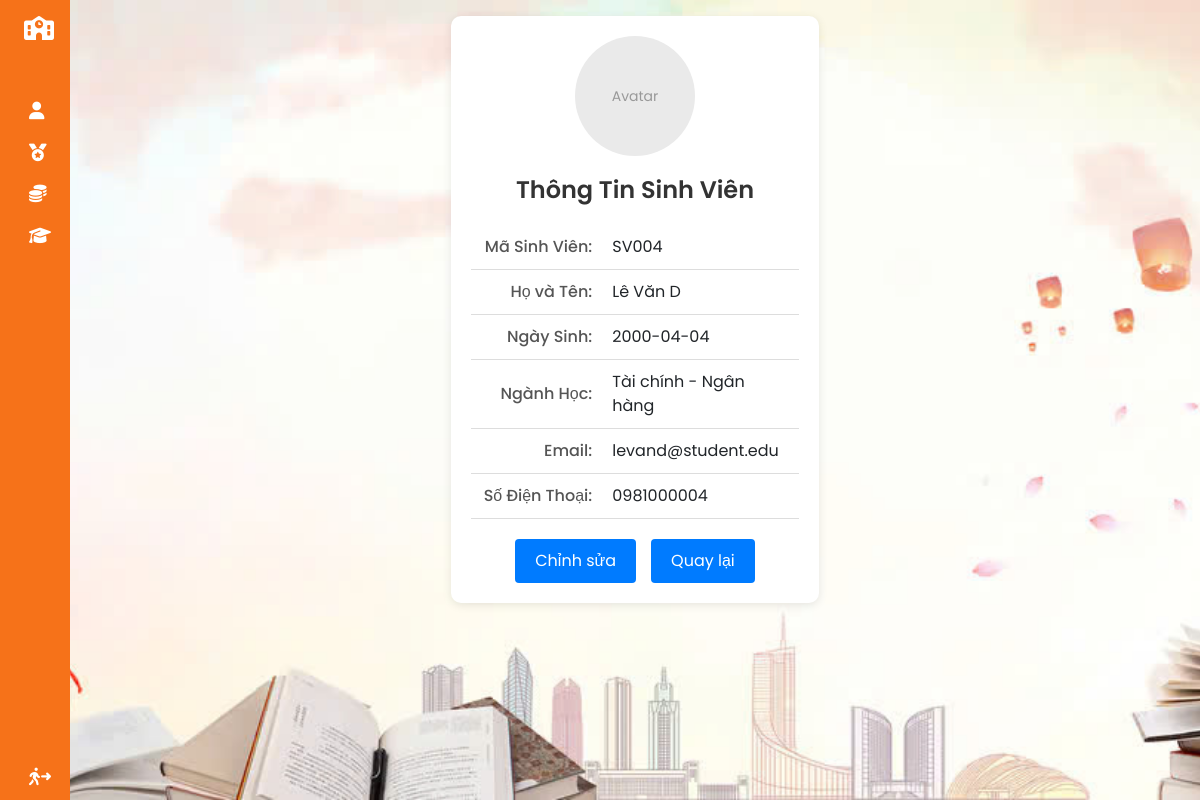
The page /ThongTinSinhVien (signed in) on the database its author committed.
### tables this page shows
CREATE TABLE `sinh_vien` (
  `ma_sinh_vien` varchar(10) NOT NULL,
  `ma_khoa` int(11) NOT NULL,
  `ma_nganh` int(11) NOT NULL,
  `ho_ten` varchar(50) NOT NULL,
  `ngay_sinh` date NOT NULL,
  `gioi_tinh` varchar(10) DEFAULT NULL,
  `que_quan` varchar(100) DEFAULT NULL,
  `email` varchar(50) NOT NULL,
  `so_dien_thoai` varchar(15) DEFAULT NULL,
  `khoa_hoc` int(11) NOT NULL
);

CREATE TABLE `nganh` (
  `ma_nganh` int(11) NOT NULL,
  `ten_nganh` varchar(100) NOT NULL,
  `ma_khoa` int(11) NOT NULL,
  `thoi_gian_dao_tao` float DEFAULT NULL,
  `bac_dao_tao` varchar(50) DEFAULT NULL
);

### MVC/Core/controller.php (called while the page is built, shortened)
<?php
class controller{
    public function model($model){
        return new $model;
    }
    public function view($view,$data=[]){
        include_once './MVC/Views/'.$view.'.php';
    }
}
?>

### MVC/Controllers/ThongTinSinhVien.php (called while the page is built, shortened)
<?php
class ThongTinSinhVien extends controller {
    private $dssv1;
    public function __construct() {
        $this->dssv1 = $this->model('ThongTinSinhVien_m');
    }
    public function Get_data() {
        $maSV=$_SESSION['ma_tai_khoan'];
        $result = $this->dssv1->get_sinhvien_by_msv($maSV);
        $dulieu = mysqli_fetch_assoc($result);
        $this->view('Masterlayout', [
            'page' => 'ThongTinSinhVien_v',
            'dulieu' => $dulieu
        ]);
    }
}
?>

### MVC/Core/app.php (called while the page is built, shortened)
<?php
class app{
    protected $action='Get_data';
    function __construct()
    {
       $arr=$this->processURL();
      if($arr!=null){
        if(file_exists('./MVC/Controllers/'.$arr[0].'.php')){
            unset($arr[0]);
        }
      }
      $this->controller=new $this->controller;
      $this->param=$arr?array_values($arr):[];
      call_user_func_array([$this->controller,$this->action],$this->param);
    }
    function processURL(){
        if(isset($_GET['url'])){
         return explode('/', filter_var( trim($_GET['url']),FILTER_DEFAULT));
        }
    }
}
?>

### index.php (called while the page is built, shortened)
<?php
 $myapp =new app();
?>

### MVC/Core/connectDB.php (called while the page is built, shortened)
<?php
class connectDB {
    function __construct()
    {
       $this->con=mysqli_connect('localhost','root','','qlhssv') ;
    }
}
?>

### MVC/Models/ThongTinSinhVien_m.php (called while the page is built, shortened)
<?php
class ThongTinSinhVien_m extends connectDB {
    public function get_sinhvien_by_msv($maSV) {
        $sql = "SELECT sv.ma_sinh_vien, sv.ho_ten, sv.ngay_sinh, sv.email, sv.so_dien_thoai, ng.ten_nganh
                FROM sinh_vien sv
                INNER JOIN nganh ng ON sv.ma_nganh = ng.ma_nganh
                WHERE sv.ma_sinh_vien = '$maSV'";
        return mysqli_query($this->con, $sql);
    }
}
?>

### MVC/Views/Pages/ThongTinSinhVien_v.php (the view, shortened to what this page needs)
<!DOCTYPE html>
<html lang="vi">
<head>
</head>
<body>
<div class="container">
    <div class="avatar">Avatar</div>
    <h1>Thông Tin Sinh Viên</h1>
    <table>
        <?php if (!empty($data['dulieu'])): ?>
            <tr>
                <td>Mã Sinh Viên:</td>
                <td><?php echo $data['dulieu']['ma_sinh_vien']; ?></td>
            </tr>
            <tr>
                <td>Họ và Tên:</td>
                <td><?php echo $data['dulieu']['ho_ten']; ?></td>
            </tr>
            <tr>
                <td>Ngày Sinh:</td>
                <td><?php echo $data['dulieu']['ngay_sinh']; ?></td>
            </tr>
            <tr>
                <td>Ngành Học:</td>
                <td><?php echo $data['dulieu']['ten_nganh']; ?></td>
            </tr>
            <tr>
                <td>Email:</td>
                <td><?php echo $data['dulieu']['email']; ?></td>
            </tr>
            <tr>
                <td>Số Điện Thoại:</td>
                <td><?php echo $data['dulieu']['so_dien_thoai']; ?></td>
            </tr>
        <?php else: ?>
            <tr>
                <td colspan="2">Không tìm thấy thông tin sinh viên.</td>
            </tr>
        <?php endif; ?>
    </table>
    <div class="buttons">
        <a href="./ThongTinSinhVien/Update_data/<?php echo $data['dulieu']['ma_sinh_vien']; ?>" class="button">Chỉnh sửa</a>
        <a href="./ThongTinSinhVien/List" class="button">Quay lại</a>
    </div>
</div>
</body>
</html>

### Public/CSS/layout.css (style rules this page uses)
a { text-decoration: none; }
h1 { font-weight: 600; font-size: 1.5rem; }
body { font-family: 'Poppins', sans-serif; }

### MVC/Views/Pages/ThongTinSinhVien_v.php (style rules this page uses)
body { font-family: 'Poppins', sans-serif; background-color: #f9f9f9; margin: 0; padding: 0; display: flex; justify-content: center; align-items: center; height: 100vh; }
.container { max-width: 600px; background-color: #fff; padding: 20px; border-radius: 10px; box-shadow: 0 2px 10px rgba(0, 0, 0, 0.1); text-align: center; }
.avatar { width: 120px; height: 120px; background-color: #eaeaea; border-radius: 50%; margin: 0 auto 20px; display: flex; justify-content: center; align-items: center; font-size: 14px; color: #999; }
h1 { color: #333; margin-bottom: 20px; font-weight: 600; }
table { width: 100%; margin: 0 auto 20px; border-collapse: collapse; }
table td { padding: 10px; border-bottom: 1px solid #ddd; text-align: left; }
table td:first-child { font-weight: 500; color: #555; text-align: right; width: 40%; }
table td:last-child { text-align: left; width: 60%; }
.buttons { display: flex; justify-content: center; gap: 15px; margin-top: 20px; }
.button { display: inline-block; padding: 10px 20px; background-color: #007bff; color: #fff; border: none; border-radius: 4px; font-size: 16px; cursor: pointer; text-decoration: none; }

### rows shown on the page
sinh_vien: ma_sinh_vien "SV004", ho_ten "Lê Văn D", ngay_sinh "2000-04-04", ma_nganh.ten_nganh "Tài chính - Ngân hàng", email "levand@student.edu", so_dien_thoai "0981000004"
